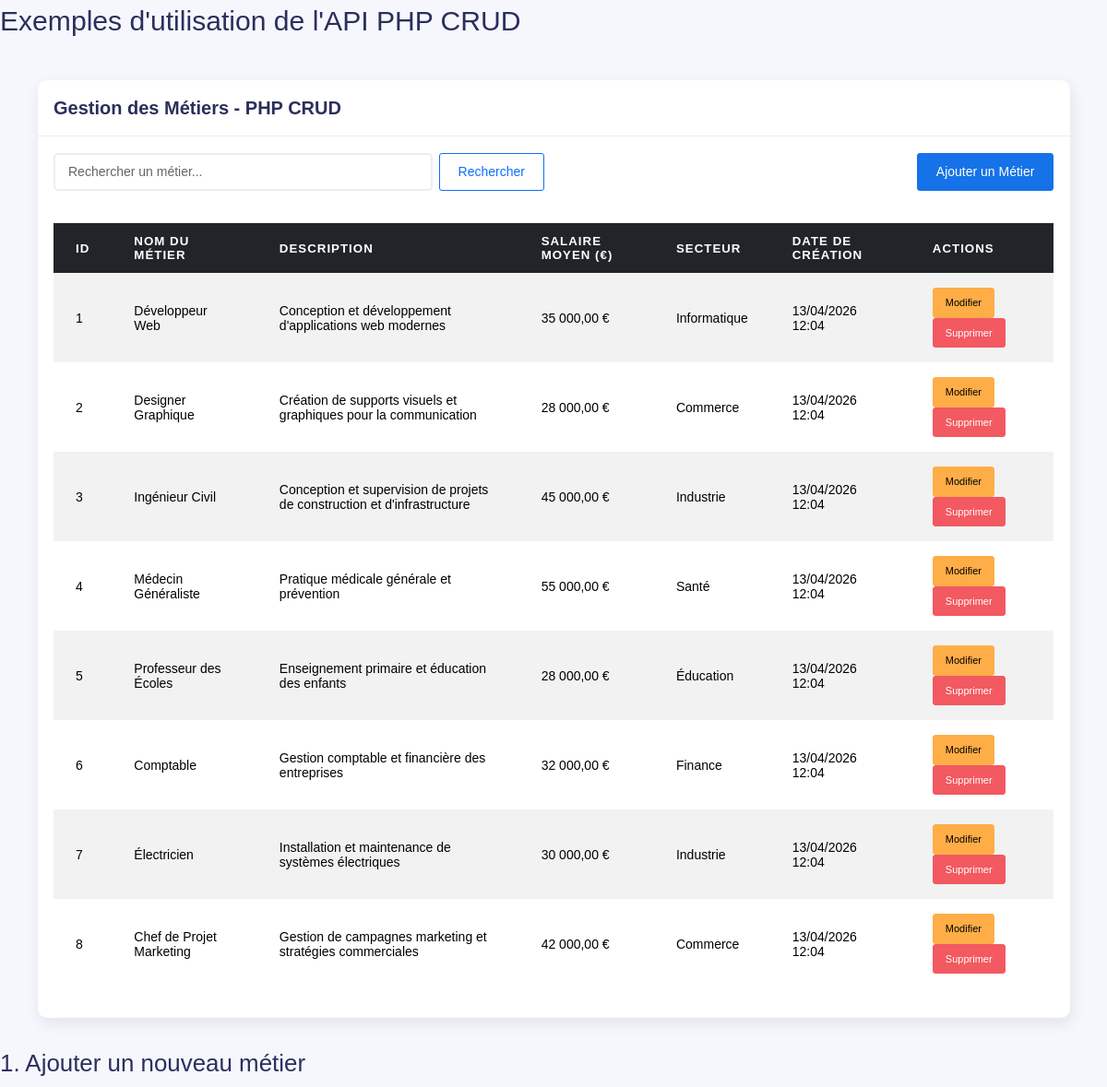
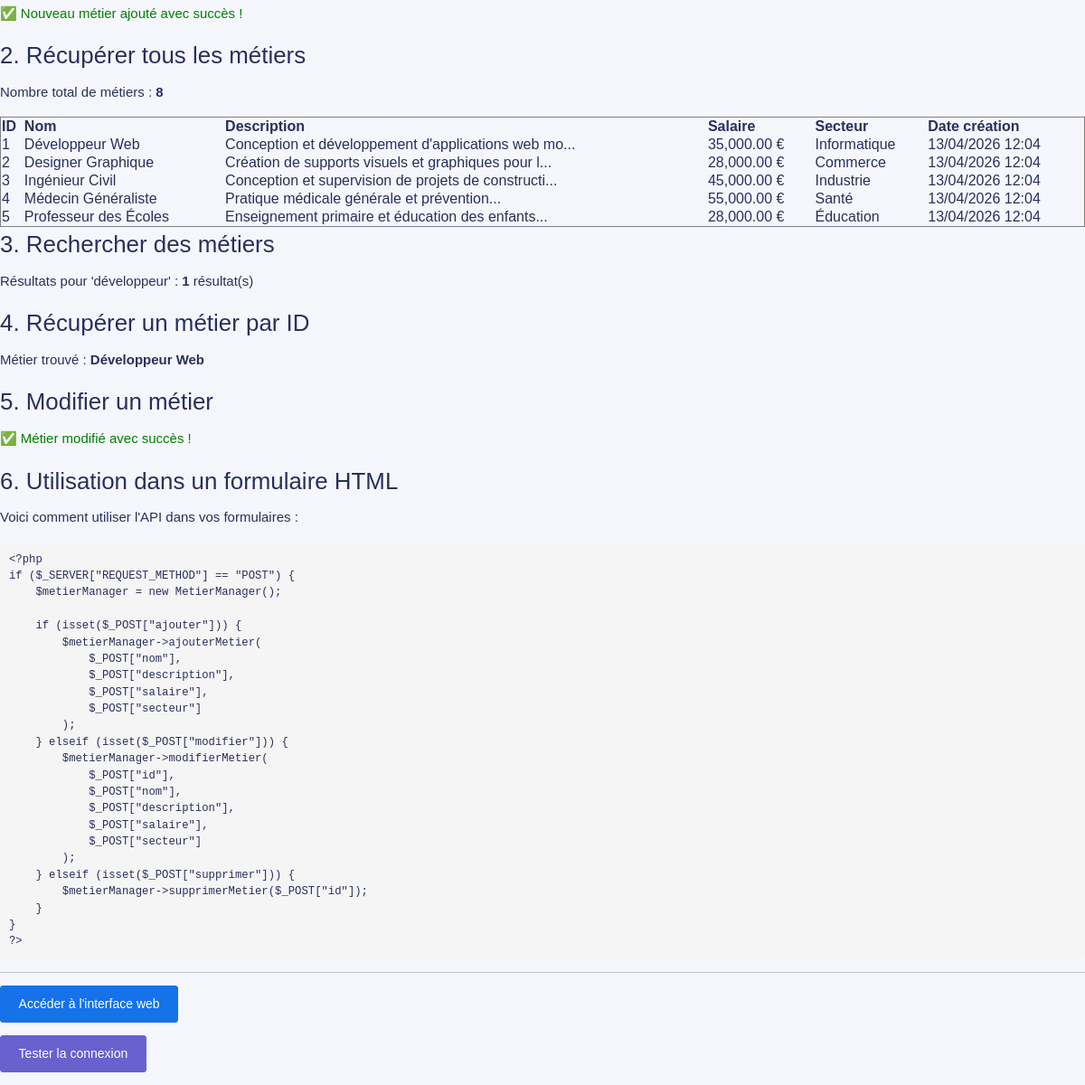
Page /exemple_utilisation.php on the committed database (2 pictures, top to bottom).
### tables this page shows
CREATE TABLE IF NOT EXISTS metiers (
    id INT AUTO_INCREMENT PRIMARY KEY,
    nom VARCHAR(255) NOT NULL,
    description TEXT,
    salaire_moyen DECIMAL(10,2),
    secteur VARCHAR(100),
    date_creation TIMESTAMP DEFAULT CURRENT_TIMESTAMP
);

### config.php (called while the page is built, shortened)
<?php
function getDBConnection() {
    try {
        $pdo = new PDO("mysql:host=" . DB_HOST . ";dbname=" . DB_NAME . ";charset=utf8", DB_USER, DB_PASS);
        $pdo->setAttribute(PDO::ATTR_ERRMODE, PDO::ERRMODE_EXCEPTION);
        return $pdo;
    } catch(PDOException $e) {
        die("Erreur de connexion : " . $e->getMessage());
    }
}
?>

### exemple_utilisation.php (the view)
<?php
require_once 'config.php';
echo "<h1>Exemples d'utilisation de l'API PHP CRUD</h1>";
$metierManager = new MetierManager();
echo "<h2>1. Ajouter un nouveau métier</h2>";
$nouveauMetier = $metierManager->ajouterMetier(
    "Data Scientist",
    "Analyste de données et intelligence artificielle",
    50000,
    "Informatique"
);
if ($nouveauMetier) {
    echo "<p style='color: green;'>✅ Nouveau métier ajouté avec succès !</p>";
} else {
    echo "<p style='color: red;'>❌ Erreur lors de l'ajout du métier.</p>";
}
echo "<h2>2. Récupérer tous les métiers</h2>";
$tousLesMetiers = $metierManager->getAllMetiers();
echo "<p>Nombre total de métiers : <strong>" . count($tousLesMetiers) . "</strong></p>";
if (!empty($tousLesMetiers)) {
    echo "<table border='1' style='border-collapse: collapse; width: 100%;'>";
    echo "<tr><th>ID</th><th>Nom</th><th>Description</th><th>Salaire</th><th>Secteur</th><th>Date création</th></tr>";
    foreach (array_slice($tousLesMetiers, 0, 5) as $metier) {
        echo "<tr>";
        echo "<td>" . htmlspecialchars($metier['id']) . "</td>";
        echo "<td>" . htmlspecialchars($metier['nom']) . "</td>";
        echo "<td>" . htmlspecialchars(substr($metier['description'] ?? '', 0, 50)) . "...</td>";
        echo "<td>" . ($metier['salaire_moyen'] ? number_format($metier['salaire_moyen'], 2) . ' €' : '-') . "</td>";
        echo "<td>" . htmlspecialchars($metier['secteur'] ?? '') . "</td>";
        echo "<td>" . date('d/m/Y H:i', strtotime($metier['date_creation'])) . "</td>";
        echo "</tr>";
    }
    echo "</table>";
}
echo "<h2>3. Rechercher des métiers</h2>";
$resultatsRecherche = $metierManager->rechercherMetiers("développeur");
echo "<p>Résultats pour 'développeur' : <strong>" . count($resultatsRecherche) . "</strong> résultat(s)</p>";
echo "<h2>4. Récupérer un métier par ID</h2>";
if (!empty($tousLesMetiers)) {
    $premierMetier = $metierManager->getMetierById($tousLesMetiers[0]['id']);
    if ($premierMetier) {
        echo "<p>Métier trouvé : <strong>" . htmlspecialchars($premierMetier['nom']) . "</strong></p>";
    } else {
        echo "<p style='color: red;'>❌ Métier non trouvé.</p>";
    }
}
echo "<h2>5. Modifier un métier</h2>";
if (!empty($tousLesMetiers)) {
    $metierAModifier = end($tousLesMetiers);
    $modification = $metierManager->modifierMetier(
        $metierAModifier['id'],
        $metierAModifier['nom'] . " (Modifié)",
        $metierAModifier['description'],
        $metierAModifier['salaire_moyen'],
        $metierAModifier['secteur']
    );
    if ($modification) {
        echo "<p style='color: green;'>✅ Métier modifié avec succès !</p>";
    } else {
        echo "<p style='color: red;'>❌ Erreur lors de la modification.</p>";
    }
}
echo "<h2>6. Utilisation dans un formulaire HTML</h2>";
echo "<p>Voici comment utiliser l'API dans vos formulaires :</p>";
echo "<pre style='background: #f5f5f5; padding: 10px; border-radius: 5px;'>";
echo htmlspecialchars('<?php
if ($_SERVER["REQUEST_METHOD"] == "POST") {
    $metierManager = new MetierManager();
    if (isset($_POST["ajouter"])) {
        $metierManager->ajouterMetier(
            $_POST["nom"],
            $_POST["description"],
            $_POST["salaire"],
            $_POST["secteur"]
        );
    } elseif (isset($_POST["modifier"])) {
        $metierManager->modifierMetier(
            $_POST["id"],
            $_POST["nom"],
            $_POST["description"],
            $_POST["salaire"],
            $_POST["secteur"]
        );
    } elseif (isset($_POST["supprimer"])) {
        $metierManager->supprimerMetier($_POST["id"]);
    }
}
?>');
echo "</pre>";
echo "<hr>";
echo "<p><a href='metiers.php' class='btn btn-primary'>Accéder à l'interface web</a></p>";
echo "<p><a href='test_connection.php' class='btn btn-secondary'>Tester la connexion</a></p>";
?>

### metiers.php (shortened to what this page needs)
<?php
require_once 'config.php';
class MetierManager {
    private $pdo;
    public function __construct() {
        $this->pdo = getDBConnection();
    }
    public function ajouterMetier($nom, $description, $salaire, $secteur) {
        $sql = "INSERT INTO metiers (nom, description, salaire_moyen, secteur) VALUES (?, ?, ?, ?)";
        $stmt = $this->pdo->prepare($sql);
        return $stmt->execute([$nom, $description, $salaire, $secteur]);
    }
    public function getAllMetiers() {
        $sql = "SELECT * FROM metiers ORDER BY date_creation DESC";
        $stmt = $this->pdo->query($sql);
        return $stmt->fetchAll(PDO::FETCH_ASSOC);
    }
    public function getMetierById($id) {
        $sql = "SELECT * FROM metiers WHERE id = ?";
        $stmt = $this->pdo->prepare($sql);
        $stmt->execute([$id]);
        return $stmt->fetch(PDO::FETCH_ASSOC);
    }
    public function modifierMetier($id, $nom, $description, $salaire, $secteur) {
        $sql = "UPDATE metiers SET nom = ?, description = ?, salaire_moyen = ?, secteur = ? WHERE id = ?";
        $stmt = $this->pdo->prepare($sql);
        return $stmt->execute([$nom, $description, $salaire, $secteur, $id]);
    }
    public function rechercherMetiers($searchTerm) {
        $sql = "SELECT * FROM metiers WHERE nom LIKE ? OR description LIKE ? OR secteur LIKE ?";
        $stmt = $this->pdo->prepare($sql);
        $searchPattern = "%$searchTerm%";
        $stmt->execute([$searchPattern, $searchPattern, $searchPattern]);
        return $stmt->fetchAll(PDO::FETCH_ASSOC);
    }
}
$metierManager = new MetierManager();
$metiers = isset($_GET['search']) && !empty($_GET['search'])
    ? $metierManager->rechercherMetiers($_GET['search'])
    : $metierManager->getAllMetiers();
$metierToEdit = null;
?>
<!DOCTYPE html>
<html lang="fr">
<head>
    <link rel="stylesheet" href="assets/css/bootstrap.min.css">
    <link rel="stylesheet" href="assets/css/plugins.min.css">
    <link rel="stylesheet" href="assets/css/kaiadmin.min.css">
    <link rel="stylesheet" href="assets/css/demo.css">
</head>
<body>
    <div class="container mt-5">
        <div class="row">
            <div class="col-12">
                <div class="card">
                    <div class="card-header">
                        <h3 class="card-title">Gestion des Métiers - PHP CRUD</h3>
                    </div>
                    <div class="card-body">
                        <div class="row mb-4">
                            <div class="col-md-6">
                                <form method="GET" class="d-flex">
                                    <input type="text" name="search" class="form-control me-2"
                                           placeholder="Rechercher un métier..."
                                           value="<?php echo isset($_GET['search']) ? htmlspecialchars($_GET['search']) : ''; ?>">
                                    <button type="submit" class="btn btn-outline-primary">Rechercher</button>
                                </form>
                            </div>
                            <div class="col-md-6 text-end">
                                <button type="button" class="btn btn-primary" data-bs-toggle="modal" data-bs-target="#addMetierModal">
                                    <i class="fas fa-plus"></i> Ajouter un Métier
                                </button>
                            </div>
                        </div>
                        <div class="table-responsive">
                            <table class="table table-striped table-hover">
                                <thead class="table-dark">
                                    <tr>
                                        <th>ID</th>
                                        <th>Nom du Métier</th>
                                        <th>Description</th>
                                        <th>Salaire Moyen (€)</th>
                                        <th>Secteur</th>
                                        <th>Date de création</th>
                                        <th>Actions</th>
                                    </tr>
                                </thead>
                                <tbody>
                                    <?php if (empty($metiers)): ?>
                                        <tr>
                                            <td colspan="7" class="text-center text-muted">
                                                Aucun métier trouvé.
                                                <?php if (isset($_GET['search'])): ?>
                                                    <a href="metiers.php">Afficher tous les métiers</a>
                                                <?php endif; ?>
                                            </td>
                                        </tr>
                                    <?php else: ?>
                                        <?php foreach ($metiers as $metier): ?>
                                            <tr>
                                                <td><?php echo htmlspecialchars($metier['id']); ?></td>
                                                <td><?php echo htmlspecialchars($metier['nom']); ?></td>
                                                <td><?php echo htmlspecialchars($metier['description'] ?? '-'); ?></td>
                                                <td><?php echo $metier['salaire_moyen'] ? number_format($metier['salaire_moyen'], 2, ',', ' ') . ' €' : '-'; ?></td>
                                                <td><?php echo htmlspecialchars($metier['secteur'] ?? '-'); ?></td>
                                                <td><?php echo date('d/m/Y H:i', strtotime($metier['date_creation'])); ?></td>
                                                <td>
                                                    <a href="?edit=<?php echo $metier['id']; ?>" class="btn btn-sm btn-warning">
                                                        <i class="fas fa-edit"></i> Modifier
                                                    </a>
                                                    <button type="button" class="btn btn-sm btn-danger" onclick="confirmDelete(<?php echo $metier['id']; ?>, '<?php echo htmlspecialchars($metier['nom']); ?>')">
                                                        <i class="fas fa-trash"></i> Supprimer
                                                    </button>
                                                </td>
                                            </tr>
                                        <?php endforeach; ?>
                                    <?php endif; ?>
                                </tbody>
                            </table>
                        </div>
                    </div>
                </div>
            </div>
        </div>
    </div>
</body>
</html>

### rows in the picture
metiers: id "1", nom "Développeur Web", description "Conception et développement d'applications web modernes", salaire_moyen "35 000,00", secteur "Informatique", date_creation "13/04/2026 12:04", description "Conception et développement d'applications web mo", salaire_moyen "35,000.00"
metiers: id "2", nom "Designer Graphique", description "Création de supports visuels et graphiques pour la communication", salaire_moyen "28 000,00", secteur "Commerce", date_creation "13/04/2026 12:04", description "Création de supports visuels et graphiques pour l", salaire_moyen "28,000.00"
metiers: id "3", nom "Ingénieur Civil", description "Conception et supervision de projets de construction et d'infrastructure", salaire_moyen "45 000,00", secteur "Industrie", date_creation "13/04/2026 12:04", description "Conception et supervision de projets de constructi", salaire_moyen "45,000.00"
metiers: id "4", nom "Médecin Généraliste", description "Pratique médicale générale et prévention", salaire_moyen "55 000,00", secteur "Santé", date_creation "13/04/2026 12:04", salaire_moyen "55,000.00"
metiers: id "5", nom "Professeur des Écoles", description "Enseignement primaire et éducation des enfants", salaire_moyen "28 000,00", secteur "Éducation", date_creation "13/04/2026 12:04", salaire_moyen "28,000.00"
metiers: id "6", nom "Comptable", description "Gestion comptable et financière des entreprises", salaire_moyen "32 000,00", secteur "Finance", date_creation "13/04/2026 12:04"
metiers: id "7", nom "Électricien", description "Installation et maintenance de systèmes électriques", salaire_moyen "30 000,00", secteur "Industrie", date_creation "13/04/2026 12:04"
metiers: id "8", nom "Chef de Projet Marketing", description "Gestion de campagnes marketing et stratégies commerciales", salaire_moyen "42 000,00", secteur "Commerce", date_creation "13/04/2026 12:04"

### other values in the picture
count($tousLesMetiers) "8"
count($resultatsRecherche) "1"
